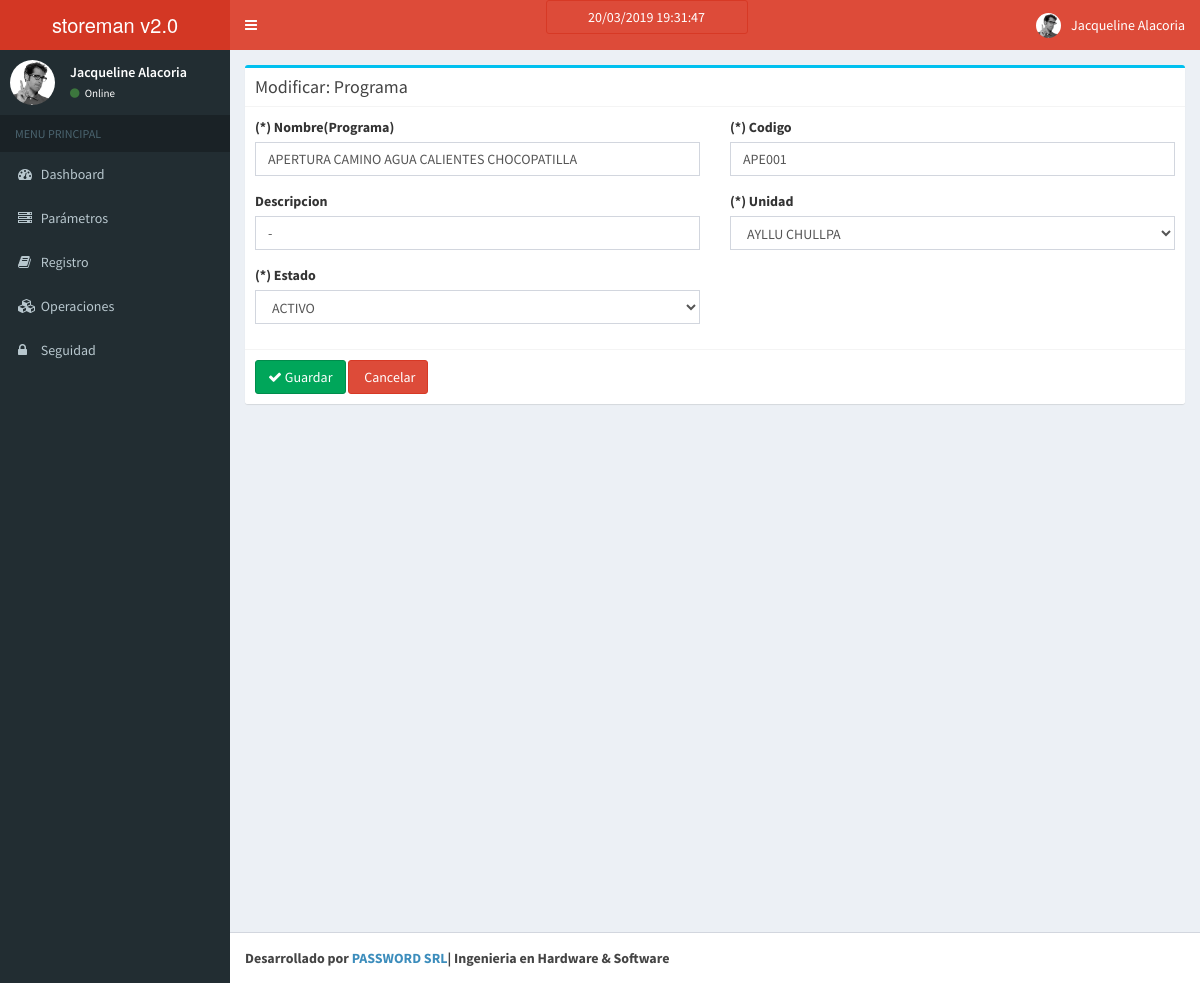
/programa/edit/1, run on the app's committed database.
### tables this page shows
CREATE TABLE `programa` (
  `programa_id` int(11) NOT NULL AUTO_INCREMENT,
  `unidad_id` int(11) DEFAULT NULL,
  `estado_id` int(11) DEFAULT NULL,
  `programa_nombre` varchar(50) DEFAULT NULL,
  `programa_codigo` varchar(20) DEFAULT NULL,
  `programa_descripcion` varchar(250) DEFAULT NULL,
  PRIMARY KEY (`programa_id`),
  UNIQUE KEY `programa_id` (`programa_id`),
  KEY `fk_estado_programa` (`estado_id`),
  KEY `fk_unidad_programa` (`unidad_id`),
  CONSTRAINT `fk_estado_programa` FOREIGN KEY (`estado_id`) REFERENCES `estado` (`estado_id`),
  CONSTRAINT `fk_unidad_programa` FOREIGN KEY (`unidad_id`) REFERENCES `unidad` (`unidad_id`)
);

### application/controllers/Programa.php (called while the page is built, shortened)
<?php
class Programa extends CI_Controller{
    function __construct()
    {
        $this->load->model('Programa_model');
        $this->load->model('Unidad_model');
        $this->load->model('Estado_model');
    }
    function edit($programa_id)
    {
        $data['programa'] = $this->Programa_model->get_programa($programa_id);
        if(isset($data['programa']['programa_id']))
        {
            if(isset($_POST) && count($_POST) > 0)
            {
                $params = array(
					'unidad_id' => $this->input->post('unidad_id'),
					'estado_id' => $this->input->post('estado_id'),
					'programa_nombre' => $this->input->post('programa_nombre'),
					'programa_codigo' => $this->input->post('programa_codigo'),
					'programa_descripcion' => $this->input->post('programa_descripcion'),
                );
                $this->Programa_model->update_programa($programa_id,$params);
                redirect('programa/index');
            }
            else
            {
				$this->load->model('Unidad_model');
				$data['all_unidad'] = $this->Unidad_model->get_all_unidad();
				$this->load->model('Estado_model');
				$data['all_estado'] = $this->Estado_model->get_all_estado();
                $data['_view'] = 'programa/edit';
                $this->load->view('layouts/main',$data);
            }
        }
        else
            show_error('The programa you are trying to edit does not exist.');
    }
}

### index.php (called while the page is built, shortened)
<?php
require_once BASEPATH.'core/CodeIgniter.php';

### application/models/Programa_model.php (called while the page is built, shortened)
<?php
class Programa_model extends CI_Model
{
    function get_programa($programa_id)
    {
        $programa = $this->db->query("
            SELECT
                *
            FROM
                `programa`
            WHERE
                `programa_id` = ?
        ",array($programa_id))->row_array();
        return $programa;
    }
}

### application/models/Unidad_model.php (called while the page is built, shortened)
<?php
class Unidad_model extends CI_Model
{
    function get_all_unidad()
    {
        $unidad = $this->db->query("
            SELECT
                *
            FROM
                `unidad`
            WHERE
                1 = 1
            ORDER BY `unidad_id`
        ")->result_array();
        return $unidad;
    }
}

### application/models/Estado_model.php (called while the page is built, shortened)
<?php
class Estado_model extends CI_Model
{
    function get_all_estado()
    {
        $estado = $this->db->query("
            SELECT
                *
            FROM
                `estado`
            WHERE
                1 = 1
            ORDER BY `estado_id`
        ")->result_array();
        return $estado;
    }
}

### application/views/programa/edit.php (the view, shortened to what this page needs)
<div class="row">
    <div class="col-md-12">
      	<div class="box box-info">
            <div class="box-header with-border">
              	<h3 class="box-title">Modificar: Programa</h3>
            </div>
			<?php echo form_open('programa/edit/'.$programa['programa_id']); ?>
			<div class="box-body">
				<div class="row clearfix">
                                        <div class="col-md-6">
						<label for="programa_nombre" class="control-label"  required>(*) Nombre(Programa)</label>
						<div class="form-group">
							<input type="text" name="programa_nombre" value="<?php echo ($this->input->post('programa_nombre') ? $this->input->post('programa_nombre') : $programa['programa_nombre']); ?>" class="form-control" id="programa_nombre" />
						</div>
					</div>
					<div class="col-md-6">
						<label for="programa_codigo" class="control-label"  required>(*) Codigo</label>
						<div class="form-group">
							<input type="text" name="programa_codigo" value="<?php echo ($this->input->post('programa_codigo') ? $this->input->post('programa_codigo') : $programa['programa_codigo']); ?>" class="form-control" id="programa_codigo" />
						</div>
					</div>
					<div class="col-md-6">
						<label for="programa_descripcion" class="control-label">Descripcion</label>
						<div class="form-group">
							<input type="text" name="programa_descripcion" value="<?php echo ($this->input->post('programa_descripcion') ? $this->input->post('programa_descripcion') : $programa['programa_descripcion']); ?>" class="form-control" id="programa_descripcion" />
						</div>
					</div>
					<div class="col-md-6">
						<label for="unidad_id" class="control-label">(*) Unidad</label>
						<div class="form-group">
							<select name="unidad_id" class="form-control" required>
								<?php
								foreach($all_unidad as $unidad)
								{
									$selected = ($unidad['unidad_id'] == $programa['unidad_id']) ? ' selected="selected"' : "";
									echo '<option value="'.$unidad['unidad_id'].'" '.$selected.'>'.$unidad['unidad_nombre'].'</option>';
								}
								?>
							</select>
						</div>
					</div>
					<div class="col-md-6">
						<label for="estado_id" class="control-label">(*) Estado</label>
						<div class="form-group">
                                                    <select name="estado_id" class="form-control" required>
								<?php
								foreach($all_estado as $estado)
								{
									$selected = ($estado['estado_id'] == $programa['estado_id']) ? ' selected="selected"' : "";
									echo '<option value="'.$estado['estado_id'].'" '.$selected.'>'.$estado['estado_descripcion'].'</option>';
								}
								?>
							</select>
						</div>
					</div>
				</div>
			</div>
			<div class="box-footer">
            	<button type="submit" class="btn btn-success">
					<i class="fa fa-check"></i> Guardar
                </button>
                <a href="<?php echo base_url('programa'); ?>" class="btn btn-danger">
					<i class="fa fa-"></i> Cancelar
                </a>
	        </div>
			<?php echo form_close(); ?>
		</div>
    </div>
</div>

### data on the page
programa: programa_nombre "APERTURA CAMINO AGUA CALIENTES CHOCOPATILLA", programa_codigo "APE001", programa_descripcion "-"

### other printed values
form field unidad_id "AYLLU CHULLPA"
form field estado_id "ACTIVO"
